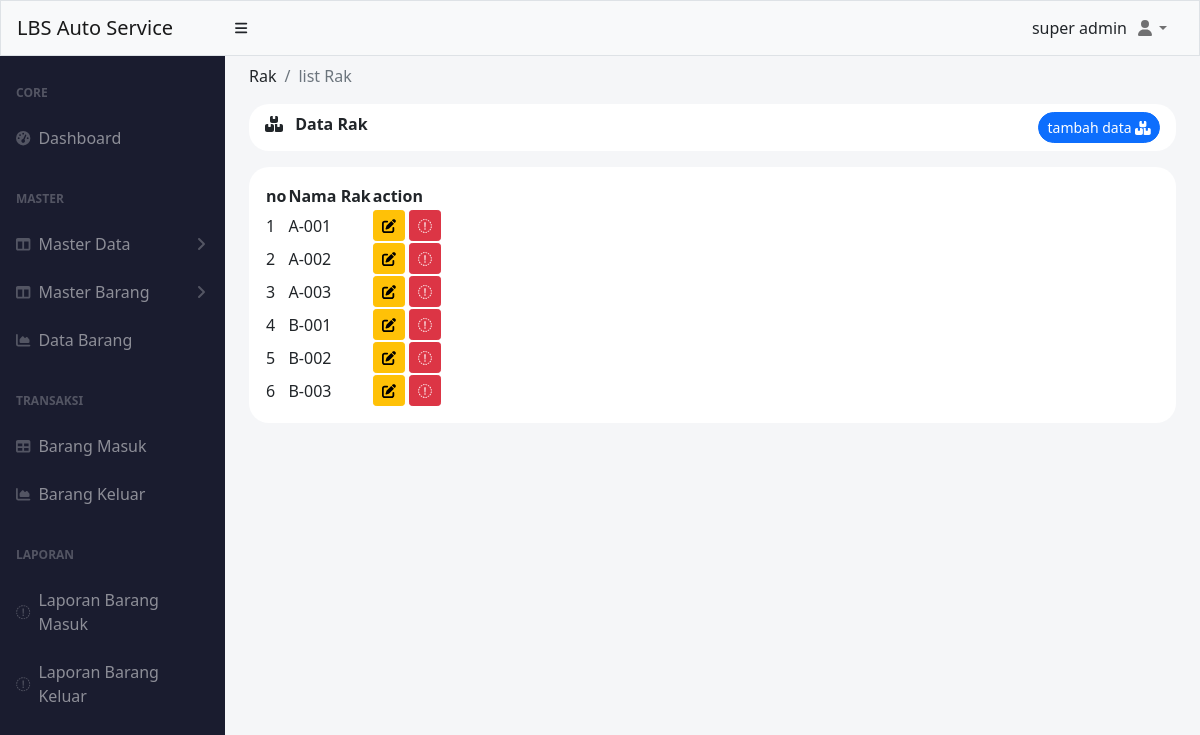
/index.php?menu=rak (signed in), run on the app's committed database.
### tables this page shows
CREATE TABLE `rak` (
  `id` int(11) NOT NULL,
  `nama` varchar(50) NOT NULL
);

### pages/master_barang/rak/index.php (the view, shortened to what this page needs)
<?php
include './koneksi.php';
$query = mysqli_query($conn, "SELECT * FROM rak");
?>
<div class="container-fluid px-4 ">
    <ol class="breadcrumb pt-2">
        <li class="breadcrumb-item ">Rak</li>
        <li class="breadcrumb-item active">list Rak</li>
    </ol>
    <div class="mb-4">
        <div class="card-header clearfix mb-3" style="border-radius: 20px ;background-color: white; border:0px;">
            <i class="fa-solid fa-boxes-stacked"></i>
            <span class="ms-2 fw-bolder"> Data Rak</span>
            <button type="button" class="btn btn-sm btn-primary float-end rounded-pill" data-bs-toggle="modal" data-bs-target="#exampleModal">
                tambah data <i class="fa-solid fa-boxes-stacked"></i>
            </button>
        </div>
        <div class="p-3  bg-white " style="border-radius: 20px; ">
            <table id="datatablesSimple" style="border-color: white;">
                <thead class="">
                    <tr>
                        <th>no</th>
                        <th>Nama Rak</th>
                        <th>action</th>
                    </tr>
                </thead>
                <tbody>
                    <?php
                    $i = 1;
                    while ($data = mysqli_fetch_assoc($query)) :
                    ?>
                        <tr>
                            <td><?= $i++ ?></td>
                            <td><?= $data['nama'] ?></td>
                            <td class="text-center">
                                <a href="index.php?rak=update&id=<?= $data['id']; ?>" class="btn btn-sm btn-warning">
                                    <i class="fa-solid fa-pen-to-square"></i>
                                </a>
                                <a href="index.php?rak=delete&id=<?= $data['id']; ?>" onclick="confirmDelete(event)" class="btn btn-sm btn-danger" id="delete-alert">
                                    <i class="fa-sharp fa-solid fa-trash"></i>
                                </a>
                            </td>
                        </tr>
                    <?php
                    endwhile;
                    ?>
                </tbody>
            </table>
        </div>
    </div>
</div>

### data on the page
rak: nama "A-001"
rak: nama "A-002"
rak: nama "A-003"
rak: nama "B-001"
rak: nama "B-002"
rak: nama "B-003"

### other printed values
$varSession['username'] "super admin"
